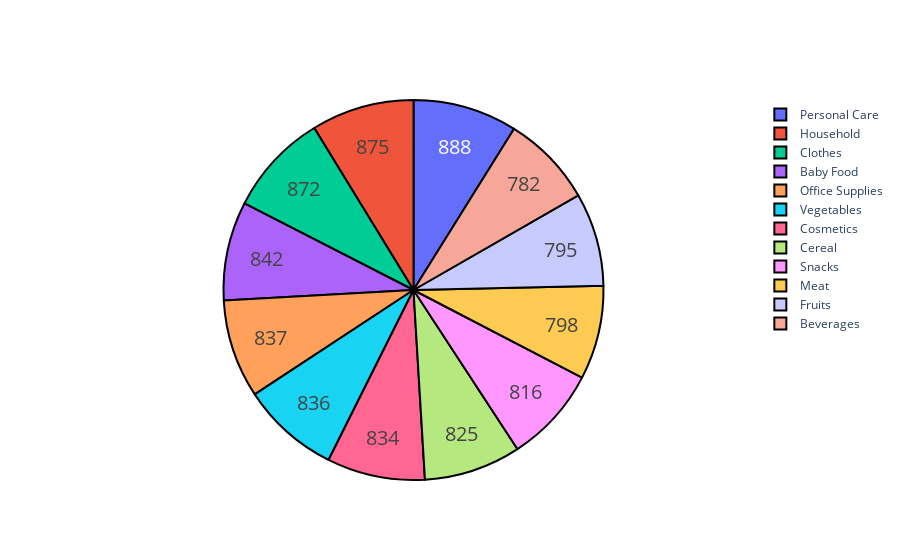

The cell this chart's notebook holds for it:
### Code cell
labels=x
values=y
trace=go.Pie(labels=labels,values=values,hoverinfo="label+percent",textinfo='value',
             textfont=dict(size=20),marker=dict(line=dict(color="#000000",width=2)))
iplot([trace],filename="graph of sell")

### Figure 1 — Plotly figure (JSON) as saved in the notebook; plotly's stock layout.template omitted (floating-point values rounded to 4 significant figures)
{"data": [{"hoverinfo": "label+percent", "labels": ["Personal Care", "Household", "Clothes", "Baby Food", "Office Supplies", "Vegetables", "Cosmetics", "Cereal", "Snacks", "Meat", "Fruits", "Beverages"], "marker": {"line": {"color": "#000000", "width": 2}}, "textfont": {"size": 20}, "textinfo": "value", "type": "pie", "values": [888, 875, 872, 842, 837, 836, 834, 825, 816, 798, 795, 782]}], "layout": {}}
